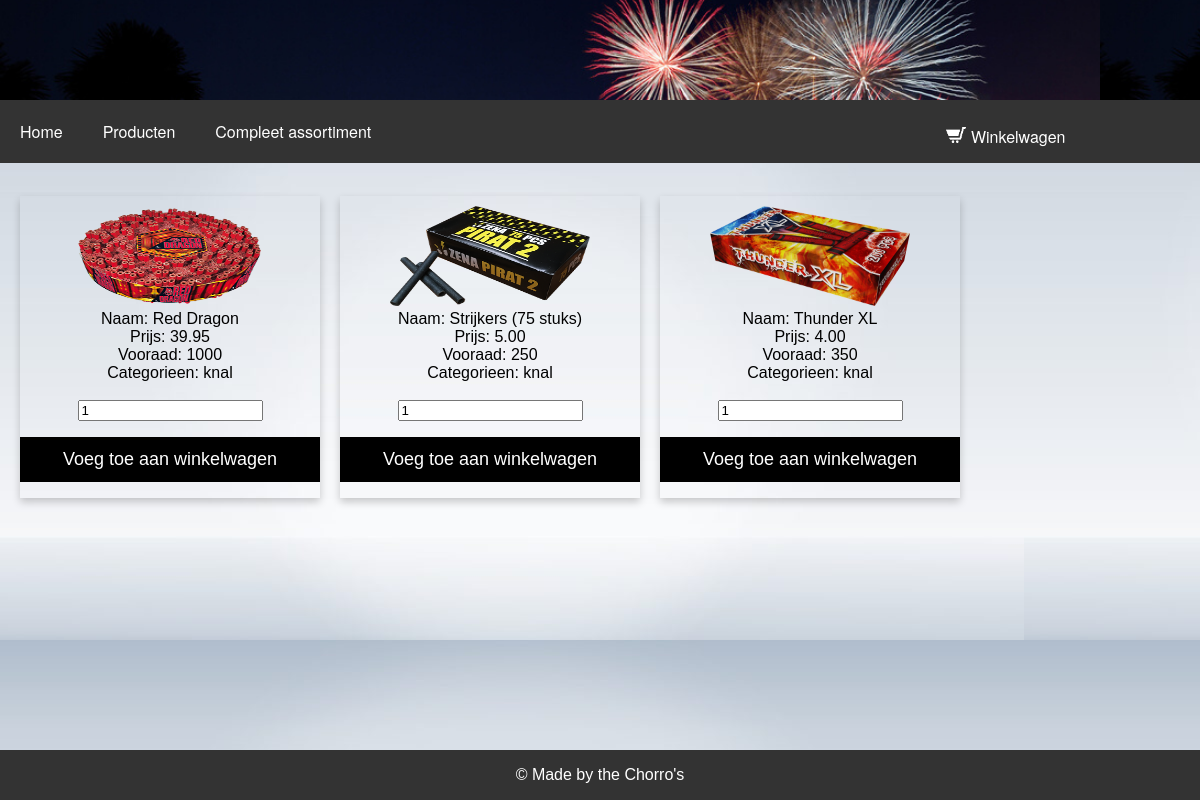
The page /Jeffrey/knalvuurwerk.php on the database its author committed.
### tables this page shows
CREATE TABLE `product` (
  `naam` varchar(50) NOT NULL,
  `prijs` double(5,2) NOT NULL,
  `vooraad` int(11) NOT NULL,
  `categorieen` varchar(50) NOT NULL,
  `url_afbeelding` varchar(100) NOT NULL
);

### Jeffrey/select.php (the view, shortened to what this page needs)
<?php
$servername = "localhost";
$username = "root";
$password = "";
$dbname = "vuurwerk_opdracht";
try{
	$conn = new PDO("mysql:host=$servername;dbname=$dbname", $username, $password);
	$conn->setAttribute(PDO::ATTR_ERRMODE, PDO::ERRMODE_EXCEPTION);
}catch(PDOException $e){
	echo("Connection failed: " . $e->connect_error);
}
$sql = "SELECT * FROM product WHERE categorieen='knal'";
$result = $conn->query($sql);
$result = $result->fetchall(PDO::FETCH_ASSOC);
if ($result > 0) {
	for($i=0;$i<count($result);$i++){
		$row = $result[$i];
		echo '<div class="card">';
		echo "<img src=".$row['url_afbeelding'] . " width=200px height=100px>";
		echo "<br>";
		echo "Naam: " .   $row['naam'] . "<br>";
		echo "Prijs: " .   $row['prijs'] . "<br>";
		echo "Vooraad: " .   $row['vooraad'] . "<br>";
		echo "Categorieen: " .   $row['categorieen'] . "<br>";
		echo "<br>";
		echo "<input type=text name=hoeveel value=1>";
		echo "<p><button>Voeg toe aan winkelwagen</button></p>";
		echo "</div>";
	}
} else {
    echo "0 results";
}
?>

### Jeffrey/css/style.css (style rules this page uses)
body { background-image: url("../images/achtergrond.png"); height:100%; position: relative; margin: 0; padding-bottom: 6rem; min-height: 100%; font-family: "Helvetica Neue", Arial, sans-serif; }
.card { box-shadow: 0 4px 8px 0 rgba(0, 0, 0, 0.2); margin: auto; text-align: center; font-family: arial; margin-left: 20px; margin-top: 10px; width: 300px; float: left; }
.card button { border: none; outline: 0; padding: 12px; color: white; background-color: #000; text-align: center; cursor: pointer; width: 100%; font-size: 18px; }
.card img { margin-top: 10px; }

### rows shown on the page
product: url_afbeelding (picture), naam "Red Dragon", prijs "39.95", vooraad "1000", categorieen "knal"
product: url_afbeelding (picture), naam "Strijkers (75 stuks)", prijs "5.00", vooraad "250", categorieen "knal"
product: url_afbeelding (picture), naam "Thunder XL", prijs "4.00", vooraad "350", categorieen "knal"
